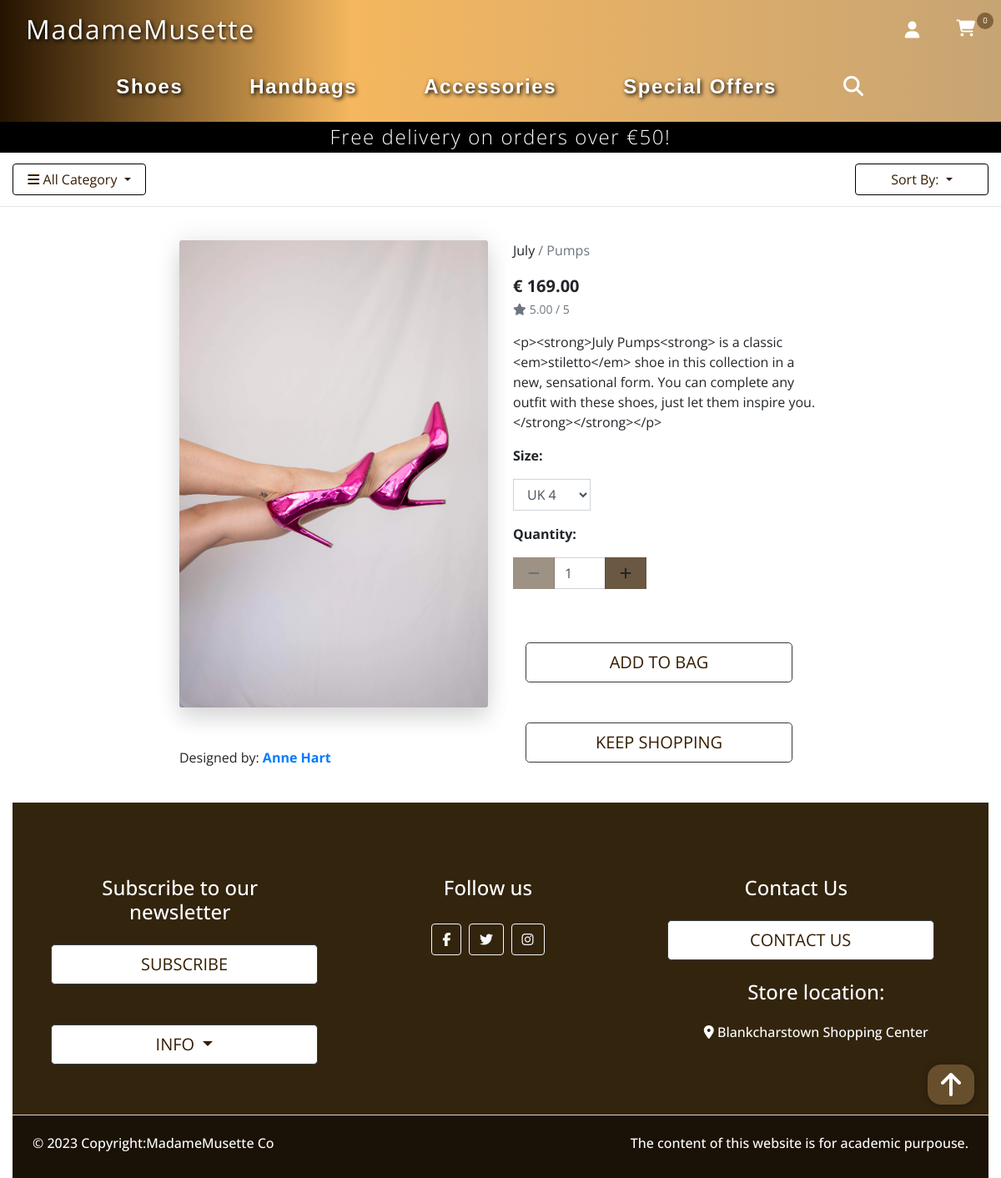
/products/1, run on the app's committed database.
### products/models.py (models this page shows, shortened)
class Product(models.Model):
    category = models.ForeignKey('Category', null=True, blank=True,
                                 on_delete=models.SET_NULL)
    name = models.CharField(max_length=254)
    description = RichTextField()
    price = models.DecimalField(max_digits=6, decimal_places=2)
    rating = models.DecimalField(max_digits=6, decimal_places=2, null=True,
                                 blank=True)
    image = models.ImageField(null=True, blank=True)
    has_sizes = models.BooleanField(default=False, null=True, blank=True)
    in_stock = models.BooleanField(default=True)
    is_customised = models.BooleanField(default=False)
    designer_id = models.ForeignKey(Designer(), on_delete=models.PROTECT, blank=True, null=True)
    created_date = models.DateTimeField(auto_now_add=True)
    updated_date = models.DateTimeField(auto_now=True)

class Category(models.Model):
    class Meta:
        verbose_name_plural = 'Categories'
    name = models.CharField(max_length=254)
    friendly_name = models.CharField(max_length=254, null=True, blank=True)

### home/models.py (models this page shows, shortened)
class Designer(models.Model):
    first_name = models.CharField(max_length=100)
    last_name = models.CharField(max_length=150)
    hierarchy = models.CharField(max_length=200)
    image = models.ImageField(null=True, blank=True)
    facebook_link = models.URLField(max_length=100)
    twiter_link = models.URLField(max_length=100)
    created_on = models.DateField(auto_now_add=True)

### products/views.py (the view)
# urls.py: path('<product_id>', views.product_detail, name='product_detail'),
def product_detail(request, product_id):
    product = get_object_or_404(Product, pk=product_id)
    context = {
        'product': product,
    }
    return render(request, 'products/product_detail.html', context)

### home/form.py
class ContactForm(forms.ModelForm):
    class Meta:
        model = Contact
        fields = ['full_name', 'email', 'subject', 'message']
        labels = {
            'full_name': '',
            'email': '',
            'message': '',
        }
        widgets = {
            'full_name': forms.TextInput(attrs={'class': 'form-control text-mute mb-3', 'placeholder': 'Full Name'}),
            'email': forms.EmailInput(attrs={'class': 'form-control mb-3', 'placeholder': 'Email'}),
            'subject': forms.RadioSelect(attrs={'class': 'form-check form-check-inline list-unstyled mb-3'}),
            'message': forms.Textarea(attrs={'class': 'form-control', 'placeholder': 'Write message'}),
            }

### cart/context_processors.py (called while the page is built, shortened)
def cart_contents(request):
    cart_items = []
    total = 0
    product_count = 0
    cart = request.session.get('cart', {})
    if total < settings.FREE_DELIVERY_THRESHOLD:
        delivery = total * Decimal(settings.STANDARD_DELIVERY_PERCENTAGE / 100)
        free_delivery_delta = settings.FREE_DELIVERY_THRESHOLD - total
    else:
        delivery = 0
        free_delivery_delta = 0
    grand_total = delivery + total
    context = {
        'cart_items': cart_items,
        'total': total,
        'product_count': product_count,
        'delivery': delivery,
        'free_delivery_delta': free_delivery_delta,
        'free_delivery_threshold': settings.FREE_DELIVERY_THRESHOLD,
        'grand_total': grand_total,
    }
    return context

### home/context_processors.py (called while the page is built)
def contact_form(request):
    c_form = ContactForm()
    context = {
        'c_form': c_form,
    }
    return context

### products/context_processors.py (called while the page is built)
def categories_sort(request):
    list = Category.objects.all()
    return dict(list=list)

### products/templates/products/product_detail.html (shortened to what this page needs)
{% extends "base_shop.html" %}
{% load static %}
{% block content %}
<div class="container-fluid h-100 prod_detail_wrap">
    <div class="row">
        <div class="col-12 col-md-6 col-lg-4 offset-lg-2 text-center">
            <div class="image-container my-5">
                <a href="{{ product.image.url }}" target="_blank">
                    <img class="card-img-top img-fluid" src="{{ product.image.url }}" alt="{{ product.name }}"
                        style=" height: 35rem; width: auto;">
                </a>
            </div>
            <div class="designer_name ml-10 float-left">
                Designed by: <a href="{% url 'about' %}#card-group-designers" class="link-offset-3-hover"><strong>{{ product.designer_id.first_name }} {{ product.designer_id.last_name }}</strong></a>
            </div>
        </div>
        <div class="col-12 col-md-6 col-lg-4">
            <div class="product-details-container mb-5 mt-md-5">
                <p class="mb-0"> {{ product.name }}
                    {% if product.category %}
                    <a class="text-muted" href="{% url 'products' %}?category={{ product.category.name }}">
                        / <span>{{ product.category.friendly_name }}</span>
                    </a>
                </p>
                {% endif %}</p>
                <p class="lead mb-0 text-left font-weight-bold">€ {{ product.price }}</p>
                {% if product.rating %}
                <small class="text-muted"><i class="fas fa-star mr-1"></i>{{ product.rating }} / 5</small>
                {% else %}
                <small class="text-muted">No Rating</small>
                {% endif %}
                <p class="mt-3">{{ product.description }}</p>
                <form class="form" action="{% url 'add_to_cart' product.id %}" method="POST">
                    <div class="form-row">
                        {% with product.has_sizes as s %}
                        {% if s %}
                        <div class="col-12">
                            <p><strong>Size:</strong></p>
                            <select class="form-control rounded-0 w-25" name="product_size" id='id_product_size'>
                                <option value="uk4">UK 4</option>
                            </select>
                        </div>
                        {% endif %}
                        <div class="col-12">
                            <p class="mt-3"><strong>Quantity:</strong></p>
                            <div class="form-group quantity-group">
                                <div class="input-group">
                                    <div class="input-group">
                                        <div class="input-group-prepend">
                                            <button class="decrement-qty btn btn-increment rounded-0"
                                                data-item_id="{{ product.id }}" id="decrement-qty_{{ product.id }}">
                                                <span class="icon">
                                                    <i class="fas fa-minus"></i>
                                                </span>
                                            </button>
                                        </div>
                                        <input class="form-control qty_input" type="number" name="quantity" value="1"
                                            min="1" max="99" data-item_id="{{ product.id }}"
                                            id="id_qty_{{ product.id }}">
                                        <div class="input-group-append">
                                            <button class="increment-qty btn btn-increment rounded-0"
                                                data-item_id="{{ product.id }}" id="increment-qty_{{ product.id }}">
                                                <span class="icon">
                                                    <i class="fas fa-plus"></i>
                                                </span>
                                            </button>
                                        </div>
                                    </div>
                                </div>
                            </div>
                            <div class="col{% if s %}-12 mt-2{% endif %}">
                                <input type="submit"
                                    class="btn btn-outline-dark btn-lg discover-btn text-uppercase mt-5"
                                    value="Add to Bag">
                                <a href="{% url 'products' %}" class="btn btn-outline-dark btn-lg discover-btn  mt-5 ">
                                    <span class="text-uppercase ">Keep Shopping</span>
                                </a>
                            </div>
                            {% endwith %}
                        </div>
                </form>
            </div>
        </div>
    </div>
</div>
{% endblock %}

### static/css/base.css (style rules this page uses)
html, body { font-family: 'Open Sans', sans-serif; }
.btn.discover-btn { width: 20rem; color:rgb(53, 29, 2)!important; background-color: #fff; text-transform: uppercase; }
.icon { align-items: center; display: inline-flex; justify-content: center; height: 1.5rem; width: 1.5rem; }
.card-img, .card-img-top { box-shadow: 0 1rem 1.5rem rgba(0, 0, 0, .1), 0 0 2rem rgba(0, 0, 0, .1); border-radius: 0.2rem; }
.prod_detail_wrap { margin-top: 30vh; }
.quantity-group { width: 10rem; }
.btn.btn-increment { background-color:#382004be; }
input.qty_input[type=number] { -moz-appearance: textfield; }

### data on the page
Product: image (picture), designer_id.first_name "Anne", designer_id.last_name "Hart", name "July", category.friendly_name "Pumps", price "169.00", rating "5.00", description "<p><strong>July Pumps<strong> is a classic <em>stiletto</em> shoe in this collection in a new, sensational form. You can complete any outfit with these shoes, just let them inspire you.</strong></strong></p>", quantity "1"

### other printed values
{{ product_count }} "0"
{{ free_delivery_threshold }} "50"
